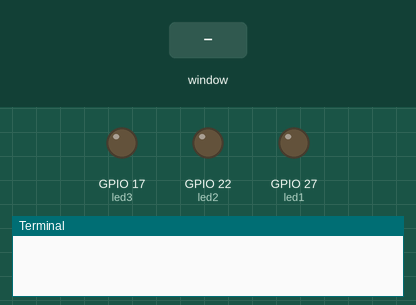
Bench run of a program on a simulated Raspberry Pi (BCM pin numbers). Shown: output pins drawn as LEDs (lit = HIGH), the last lines printed to the terminal. The inputs (shaded band) are chosen by the test bench. The desktop window is not drawn, its controls go by their first labels and the mouse button is held 0.15 s.

Above: at 1.2 s.
1.3 s: control labelled "On Led Verde" in the window clicked
At 2.3 s:
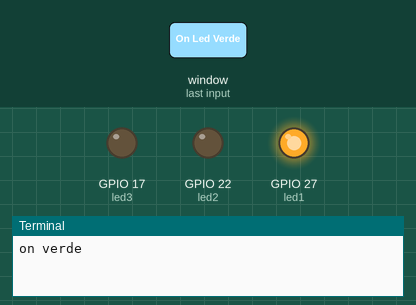
2.8 s: control labelled "on Led Azul" in the window clicked
At 3.4 s:
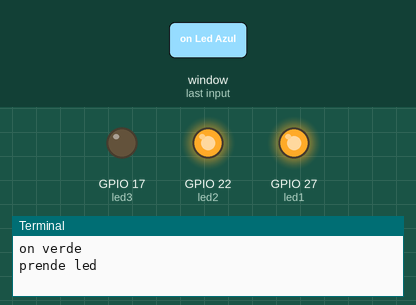
4.3 s: control labelled "Off led Verde" in the window clicked
At 4.6 s:
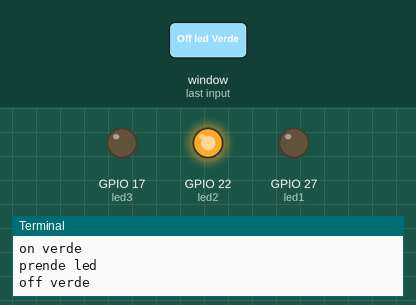
5.8 s: control labelled "off led Azul" in the window clicked
At 6.9 s:
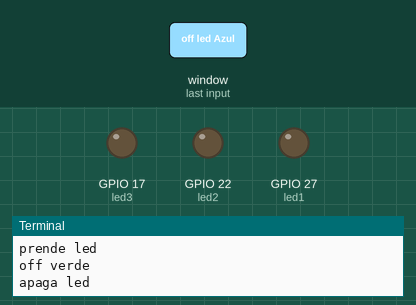
7.3 s: control labelled "on Led Rojo" in the window clicked
At 8.1 s:
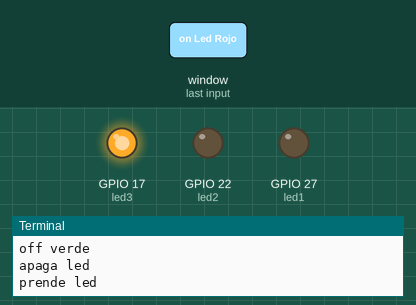
8.8 s: control labelled "On Led Verde" in the window clicked
At 9.2 s:
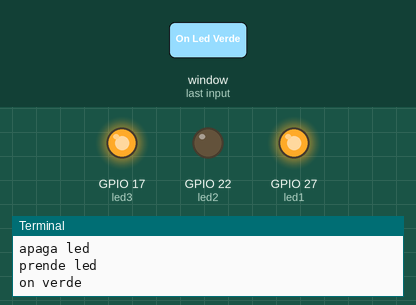
Timing chart, 0 to 11.3 s (numbered marks = the images above; inputs shaded):
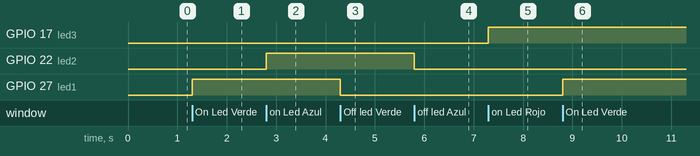

Measured:
- after the input at 1.3 s, GPIO 27 (led1): LOW → HIGH at once
- after the input at 2.8 s, GPIO 22 (led2): LOW → HIGH at once
- after the input at 4.3 s, GPIO 27 (led1): HIGH → LOW at once
- after the input at 5.8 s, GPIO 22 (led2): HIGH → LOW at once
- after the input at 7.3 s, GPIO 17 (led3): LOW → HIGH at once
- after the input at 8.8 s, GPIO 27 (led1): LOW → HIGH at once

The program:

app.py
```python
# importing libraries
from PyQt5.QtWidgets import *
from PyQt5.QtGui import *
from PyQt5.QtCore import *
import sys
import RPi.GPIO as io
import time

class Window(QMainWindow):
	def __init__(self):
		super().__init__()

		# setting title
		self.setWindowTitle("PyQt GPIO ")

		# setting geometry
		self.setGeometry(100, 100, 600, 400)
		# setting GPIO
		io.setmode(io.BCM)
        # calling method
		self.UiComponents()

		# showing all the widgets
		self.show()

	# method for widgets
	def UiComponents(self):

		# creating a push button
		button = QPushButton("On Led Verde", self)
		button2 = QPushButton("Off led Verde", self)
		button3 = QPushButton("on Led Azul", self)
		button4 = QPushButton("off led Azul", self)
		button5 = QPushButton("on Led Rojo", self)
		button6= QPushButton("Off Led Rojo", self)
        # setting geometry of button
		button.setGeometry(200, 150, 100, 30)
		button2.setGeometry(300, 150, 100, 30)
		button3.setGeometry(200, 200, 100, 30)
		button4.setGeometry(300, 200, 100, 30)
		button5.setGeometry(200, 250, 100, 30)
		button6.setGeometry(300, 250, 100, 30)
        # adding action to a button
		button.clicked.connect(self.clickme)
		button2.clicked.connect(self.clickme2)
		button3.clicked.connect(self.clickme3)
		button4.clicked.connect(self.clickme4)
		button5.clicked.connect(self.clickme5)
		button6.clicked.connect(self.clickme6)
    # action method
	def clickme(self):
		led1=27
		io.setup(led1, io.OUT)
		# printing pressed
		print("on verde")
		io.output(led1,True)
    # action method
	def clickme2(self):
		led1=27
		io.setup(led1, io.OUT)
		# printing pressed
		print("off verde")
		io.output(led1,False)
	def clickme3(self):
		led2=22
		io.setup(led2, io.OUT)
		# printing pressed
		print("prende led")
		io.output(led2,True)
    # action method
	def clickme4(self):
		led2=22
		io.setup(led2, io.OUT)
		# printing pressed
		print("apaga led")
		io.output(led2,False)
	def clickme5(self):
		led3=17
		io.setup(led3, io.OUT)
		# printing pressed
		print("prende led")
		io.output(led3,True)
    # action method
	def clickme6(self):
		led3=17
		io.setup(led3, io.OUT)
		# printing pressed
		print("apaga led")
		io.output(led3,False)

# create pyqt5 app
App = QApplication(sys.argv)

# create the instance of our Window
window = Window()

# start the app
sys.exit(App.exec())
```
